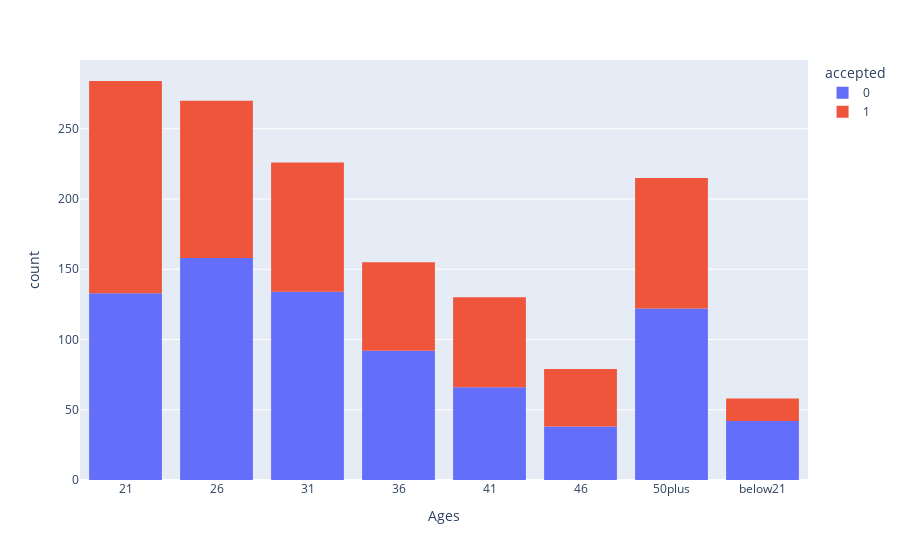

Write notebook code for a chart like this one.
### Code cell
fig_mt20_ages = px.histogram(mt20, x=mt20['age'].sort_values(), color='accepted')
fig_mt20_ages.update_layout(xaxis_title='Ages')
fig_mt20_ages.show()

### Figure 1 — Plotly figure (JSON) as saved in the notebook; plotly's stock layout.template omitted (floating-point values rounded to 4 significant figures; data arrays with more than 128 entries replaced by an {"elided": "..."} marker saying what was removed)
{"data": [{"alignmentgroup": "True", "bingroup": "x", "hovertemplate": "accepted=0<br>x=%{x}<br>count=%{y}<extra></extra>", "legendgroup": "0", "marker": {"color": "#636efa", "pattern": {"shape": ""}}, "name": "0", "offsetgroup": "0", "orientation": "v", "showlegend": true, "type": "histogram", "x": {"elided": "785 str values"}, "xaxis": "x", "yaxis": "y"}, {"alignmentgroup": "True", "bingroup": "x", "hovertemplate": "accepted=1<br>x=%{x}<br>count=%{y}<extra></extra>", "legendgroup": "1", "marker": {"color": "#EF553B", "pattern": {"shape": ""}}, "name": "1", "offsetgroup": "1", "orientation": "v", "showlegend": true, "type": "histogram", "x": {"elided": "632 str values"}, "xaxis": "x", "yaxis": "y"}], "layout": {"barmode": "relative", "legend": {"title": {"text": "accepted"}, "tracegroupgap": 0}, "margin": {"t": 60}, "xaxis": {"anchor": "y", "domain": [0, 1], "title": {"text": "Ages"}}, "yaxis": {"anchor": "x", "domain": [0, 1], "title": {"text": "count"}}}}
